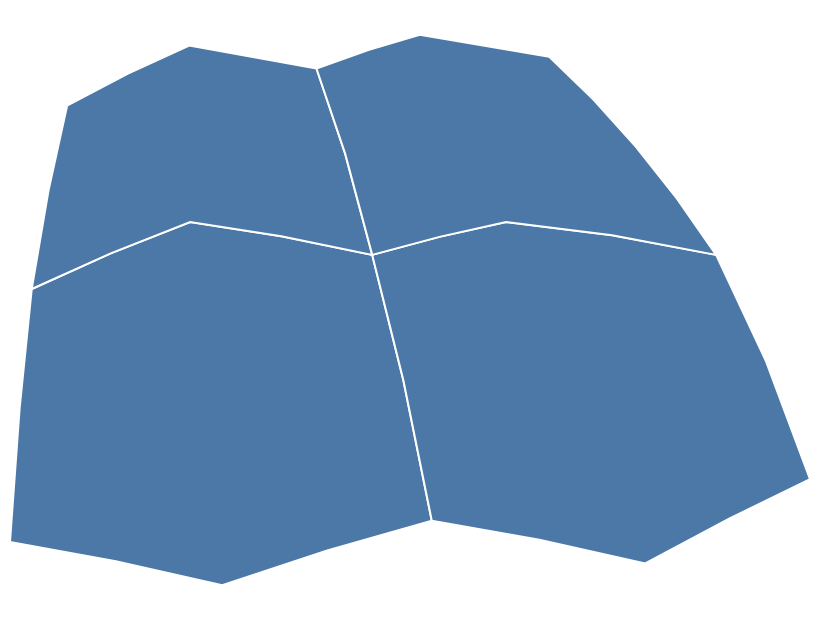

Vega-Lite specification stored for this chart:
### Vega-Lite specification from a JSON file in a GitHub repository (floating-point values rounded to 4 significant figures)
{"$schema": "https://vega.github.io/schema/vega-lite/v6.json", "padding": 5, "autosize": "none", "width": 400, "height": 300, "data": {"values": {"type": "FeatureCollection", "features": [{"type": "Feature", "properties": {"name": "west", "value": 3, "cat": "a"}, "geometry": {"type": "Polygon", "coordinates": [[[-11, 48], [-2, 52], [9, 50], [10, 36], [0, 33], [-10, 35], [-11, 48]]]}}, {"type": "Feature", "properties": {"name": "east", "value": 5, "cat": "b"}, "geometry": {"type": "Polygon", "coordinates": [[[9, 50], [18, 52], [31, 50], [30, 38], [20, 34], [10, 36], [9, 50]]]}}, {"type": "Feature", "properties": {"name": "north-west", "value": 2, "cat": "a"}, "geometry": {"type": "Polygon", "coordinates": [[[-12, 60], [-3, 65], [8, 63], [9, 50], [-2, 52], [-11, 48], [-12, 60]]]}}, {"type": "Feature", "properties": {"name": "north-east", "value": 8, "cat": "b"}, "geometry": {"type": "Polygon", "coordinates": [[[8, 63], [19, 66], [30, 64], [31, 50], [18, 52], [9, 50], [8, 63]]]}}]}, "format": {"property": "features"}}, "projection": {"type": "orthographic"}, "mark": {"type": "geoshape", "fill": "#4c78a8", "stroke": "white"}}
